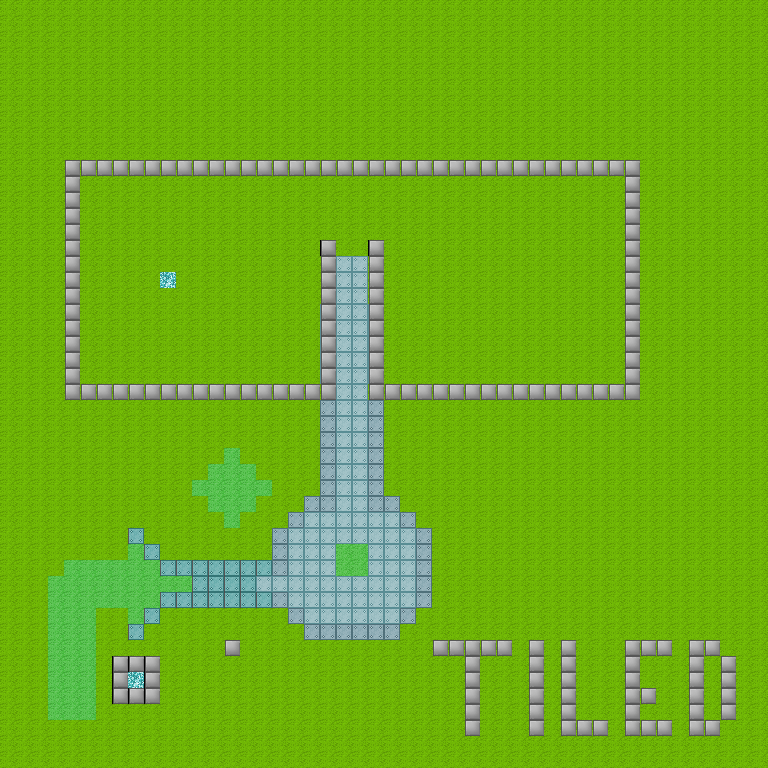

A level layout from a 2D game, rendered from its tile map. Below: a short description, then the map file with tile-grid data replaced by summaries:
An orthogonal 48x48 tile map with 16x16 px tiles, 8 tile layers (00, 01, 02, 03, ...), 2 tilesets.

<map version="1.0" tiledversion="1.0.3" orientation="orthogonal" renderorder="right-down" width="48" height="48" tilewidth="16" tileheight="16" nextobjectid="1">
 <tileset firstgid="1" source="tileset02.tsx" />
 <tileset firstgid="401" source="tileset02.tsx" />
 <layer name="00" width="48" height="48">
  <data>[2304 cells, 2304 non-empty, 5 distinct tile ids]</data>
 </layer>
 <layer name="01" width="48" height="48">
  <data>[2304 cells, 172 non-empty, 4 distinct tile ids]</data>
 </layer>
 <layer name="02" width="48" height="48">
  <data>[2304 cells, 158 non-empty, 5 distinct tile ids]</data>
 </layer>
 <layer name="03" width="48" height="48">
  <data>[2304 cells, 271 non-empty, 5 distinct tile ids]</data>
 </layer>
 <layer name="04" width="48" height="48">
  <data>[2304 cells, 159 non-empty, 3 distinct tile ids]</data>
 </layer>
 <layer name="05" width="48" height="48">
  <data>[2304 cells, 5 non-empty, 1 distinct tile ids]</data>
 </layer>
 <layer name="06" width="48" height="48">
  <data>[2304 cells, 1 non-empty, 1 distinct tile ids]</data>
 </layer>
 <layer name="07" width="48" height="48">
  <data>[2304 cells, 0 non-empty, 0 distinct tile ids]</data>
 </layer>
</map>